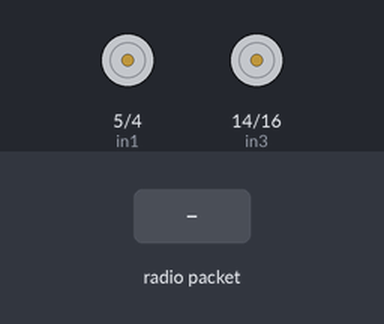
Bench run of a sketch on a simulated ESP8266 (NodeMCU). Parts: motor-driver pin pairs drawn as motors (green arrow = first pin HIGH = forward, orange = second pin HIGH = backward, longer = more drive). Inputs (shaded band) come from the test bench. What the sketch prints to the serial monitor is not drawn.

Above: at 1.2 s.
1.3 s: radio packet "F" arrives
At 2.5 s:
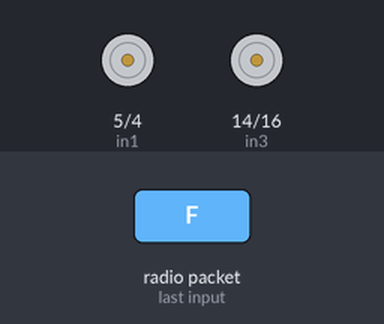
2.8 s: radio packet "B" arrives
At 3.8 s:
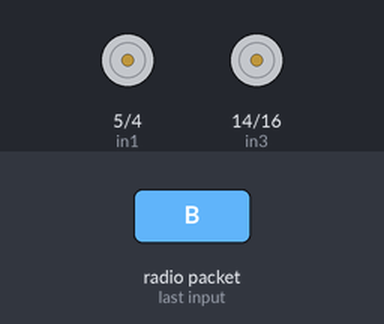
4.3 s: radio packet "L" arrives
At 4.9 s:
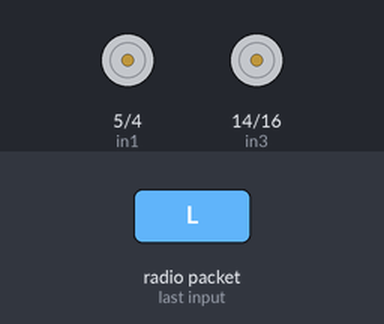
5.8 s: radio packet "R" arrives
At 7.2 s:
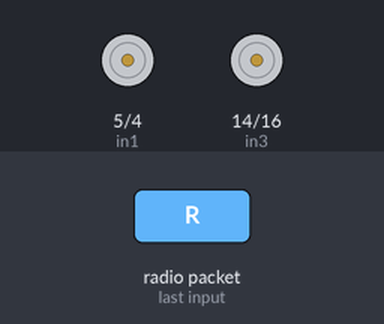
Timing chart, 0 to 8.3 s (numbered marks = the images above; inputs shaded):
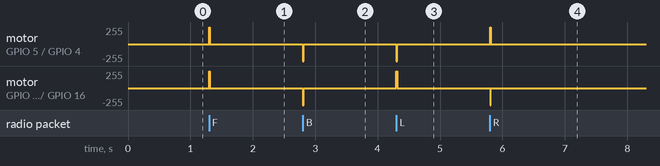

Measured:
- after the input at 1.3 s, motor on GPIO 5 (in1) / GPIO 4 (in2), motor on GPIO 14 (in3) / GPIO 16 (in4): stopped → forward 255/255 at once, → stopped 0.01 s later
- after the input at 2.8 s, motor on GPIO 5 (in1) / GPIO 4 (in2), motor on GPIO 14 (in3) / GPIO 16 (in4): stopped → backward 255/255 at once, → stopped 0.01 s later
- after the input at 4.3 s, motor on GPIO 5 (in1) / GPIO 4 (in2): stopped → backward 255/255 at once, → stopped 0.01 s later; motor on GPIO 14 (in3) / GPIO 16 (in4): stopped → forward 255/255 at once, → stopped 0.01 s later
- after the input at 5.8 s, motor on GPIO 5 (in1) / GPIO 4 (in2): stopped → forward 255/255 at once, → stopped 0.01 s later; motor on GPIO 14 (in3) / GPIO 16 (in4): stopped → backward 255/255 at once, → stopped 0.01 s later

The sketch:

espnow_receiver.ino
```cpp
#include <ESP8266WiFi.h>
#include <espnow.h>

int in1 = 5;   //left forward
int in2 = 4;   //left back
int in3 = 14;  //right forward
int in4 = 16;  //right back

String receivedData = "O";  // Variable to store received data, default to "O"
unsigned long lastReceivedTime = 0;  // Timestamp of the last received data
unsigned long timeout = 10;  // Timeout in milliseconds

// Callback function that will be executed when data is received
void OnDataRecv(uint8_t *mac_addr, uint8_t *incomingData, uint8_t len) {
  char buffer[len + 1];  // Buffer to hold received data
  memcpy(buffer, incomingData, len);  // Copy received data into buffer
  buffer[len] = '\0';  // Null-terminate the string

  receivedData = String(buffer);  // Update the receivedData variable
  lastReceivedTime = millis();  // Reset the last received timestamp

  // Print the received data
  Serial.print("Received: ");
  Serial.println(receivedData);
}

void setup() {
  // Init Serial Monitor
  Serial.begin(74880);

  // Set GPIO 2 as an output (LED control pin)
  pinMode(in1, OUTPUT);
  pinMode(in2, OUTPUT);
  pinMode(in3, OUTPUT);
  pinMode(in4, OUTPUT);

  // Set device as a Wi-Fi Station
  WiFi.mode(WIFI_STA);

  // Initialize ESP-NOW
  if (esp_now_init() != 0) {
    Serial.println("Error initializing ESP-NOW");
    return;
  }
  Serial.println("Initialized ESP-NOW");

  // Register for Receive Callback
  esp_now_set_self_role(ESP_NOW_ROLE_SLAVE);
  esp_now_register_recv_cb(OnDataRecv);
}

void forward() {
  digitalWrite(in1, HIGH);
  digitalWrite(in2, LOW);
  digitalWrite(in3, HIGH);
  digitalWrite(in4, LOW);
}

void backward() {
  digitalWrite(in1, LOW);
  digitalWrite(in2, HIGH);
  digitalWrite(in3, LOW);
  digitalWrite(in4, HIGH);
}

void left() {
  digitalWrite(in1, LOW);
  digitalWrite(in2, HIGH);
  digitalWrite(in3, HIGH);
  digitalWrite(in4, LOW);
}

void right() {
  digitalWrite(in1, HIGH);
  digitalWrite(in2, LOW);
  digitalWrite(in3, LOW);
  digitalWrite(in4, HIGH);
}

void stop() {
  digitalWrite(in1, LOW);
  digitalWrite(in2, LOW);
  digitalWrite(in3, LOW);
  digitalWrite(in4, LOW);
}

void loop() {
  // Check for timeout if no data has been received in the last X milliseconds
  if (millis() - lastReceivedTime > timeout) {
    receivedData = "O";  // Set receivedData to "O" if timeout occurs
  }

  // Control based on received data
  if (receivedData == "F") {
    forward();  //
  }
  else if (receivedData == "B") {
    backward();   //
  }
  else if (receivedData == "L") {
    left();   //
  }
  else if (receivedData == "R") {
    right();   //
  }
  else if (receivedData == "O") {
    stop();   //
  }
  else{
    stop();
  }

  // Continuously print the current receivedData
  Serial.print("Current Data: ");
  Serial.println(receivedData);

  delay(3);  // Delay for 1 second between prints
}
```
